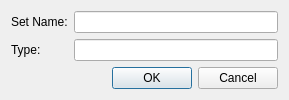
<?xml version="1.0" encoding="UTF-8"?>
<ui version="4.0">
 <class>CreateGeoComponentDialog</class>
 <widget class="QDialog" name="CreateGeoComponentDialog">
  <property name="geometry">
   <rect>
    <x>0</x>
    <y>0</y>
    <width>289</width>
    <height>93</height>
   </rect>
  </property>
  <property name="windowTitle">
   <string>Dialog</string>
  </property>
  <layout class="QGridLayout" name="gridLayout">
   <item row="0" column="0">
    <widget class="QLabel" name="label">
     <property name="text">
      <string>Set Name:</string>
     </property>
    </widget>
   </item>
   <item row="0" column="1">
    <widget class="QLineEdit" name="nameLineEdit"/>
   </item>
   <item row="1" column="0">
    <widget class="QLabel" name="labelType">
     <property name="text">
      <string>Type:</string>
     </property>
    </widget>
   </item>
   <item row="1" column="1">
    <widget class="QLineEdit" name="typeLineEdit"/>
   </item>
   <item row="2" column="0" colspan="2">
    <widget class="QDialogButtonBox" name="buttonBox">
     <property name="orientation">
      <enum>Qt::Horizontal</enum>
     </property>
     <property name="standardButtons">
      <set>QDialogButtonBox::Cancel|QDialogButtonBox::Ok</set>
     </property>
    </widget>
   </item>
  </layout>
 </widget>
 <resources/>
 <connections>
  <connection>
   <sender>buttonBox</sender>
   <signal>rejected()</signal>
   <receiver>CreateGeoComponentDialog</receiver>
   <slot>reject()</slot>
   <hints>
    <hint type="sourcelabel">
     <x>144</x>
     <y>72</y>
    </hint>
    <hint type="destinationlabel">
     <x>144</x>
     <y>46</y>
    </hint>
   </hints>
  </connection>
  <connection>
   <sender>buttonBox</sender>
   <signal>accepted()</signal>
   <receiver>CreateGeoComponentDialog</receiver>
   <slot>accept()</slot>
   <hints>
    <hint type="sourcelabel">
     <x>144</x>
     <y>72</y>
    </hint>
    <hint type="destinationlabel">
     <x>144</x>
     <y>46</y>
    </hint>
   </hints>
  </connection>
 </connections>
</ui>
